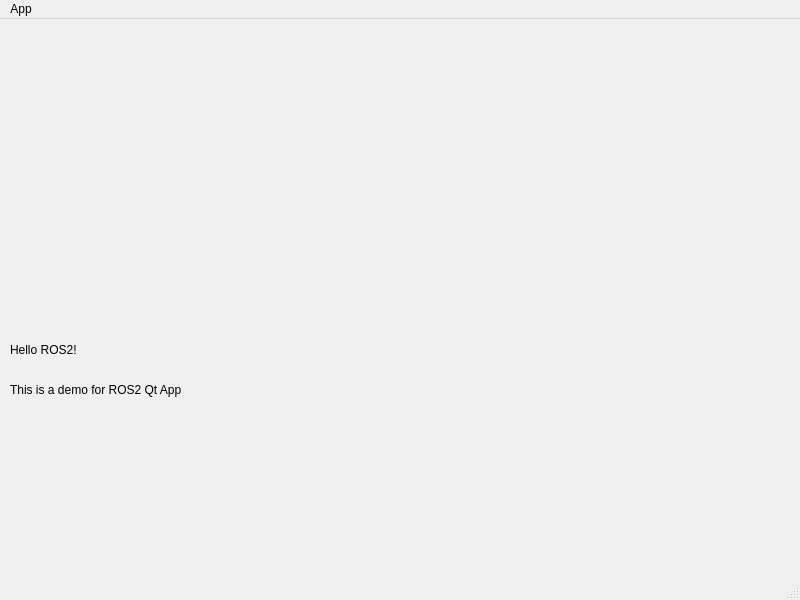
<?xml version="1.0" encoding="UTF-8"?>
<ui version="4.0">
 <class>MainWindow</class>
 <widget class="QMainWindow" name="MainWindow">
  <property name="geometry">
   <rect>
    <x>0</x>
    <y>0</y>
    <width>800</width>
    <height>600</height>
   </rect>
  </property>
  <property name="windowTitle">
   <string>MainWindow</string>
  </property>
  <widget class="QWidget" name="centralwidget">
   <widget class="QLabel" name="label">
    <property name="geometry">
     <rect>
      <x>10</x>
      <y>10</y>
      <width>341</width>
      <height>291</height>
     </rect>
    </property>
    <property name="text">
     <string/>
    </property>
   </widget>
   <widget class="QLabel" name="label_2">
    <property name="geometry">
     <rect>
      <x>10</x>
      <y>320</y>
      <width>291</width>
      <height>21</height>
     </rect>
    </property>
    <property name="text">
     <string>Hello ROS2!</string>
    </property>
   </widget>
   <widget class="QLabel" name="label_3">
    <property name="geometry">
     <rect>
      <x>10</x>
      <y>360</y>
      <width>291</width>
      <height>21</height>
     </rect>
    </property>
    <property name="text">
     <string>This is a demo for ROS2 Qt App</string>
    </property>
   </widget>
   <widget class="QLabel" name="label_4">
    <property name="geometry">
     <rect>
      <x>20</x>
      <y>400</y>
      <width>311</width>
      <height>21</height>
     </rect>
    </property>
    <property name="text">
     <string/>
    </property>
   </widget>
  </widget>
  <widget class="QMenuBar" name="menubar">
   <property name="geometry">
    <rect>
     <x>0</x>
     <y>0</y>
     <width>800</width>
     <height>19</height>
    </rect>
   </property>
   <widget class="QMenu" name="menuApp">
    <property name="title">
     <string>App</string>
    </property>
    <addaction name="actionabout"/>
    <addaction name="actionAbout_Qt"/>
   </widget>
   <addaction name="menuApp"/>
  </widget>
  <widget class="QStatusBar" name="statusbar"/>
  <action name="actionabout">
   <property name="text">
    <string>about</string>
   </property>
  </action>
  <action name="actionAbout_Qt">
   <property name="text">
    <string>aboutQt</string>
   </property>
  </action>
 </widget>
 <resources/>
 <connections/>
</ui>
